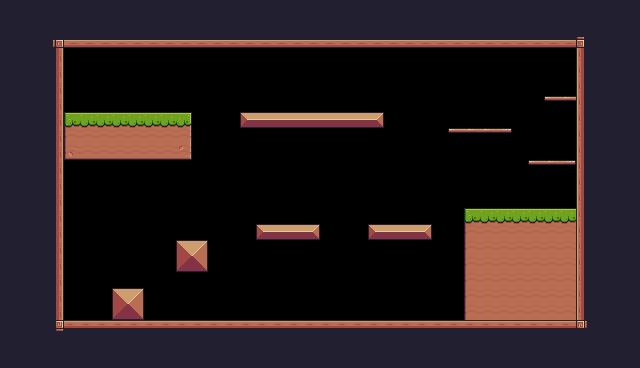

This game map was drawn from its Tiled (.tmx) file and the tilesets committed beside it. A one-line description and the full map source follow:
An orthogonal 40x23 tile map with 16x16 px tiles, 1 tile layer (Background) and 23 objects (3x Fruit, 3x platform, checkpoint, Rhino, Chicken, ...).

<map version="1.10" tiledversion="1.10.2" orientation="orthogonal" renderorder="right-down" width="40" height="23" tilewidth="16" tileheight="16" infinite="0" nextlayerid="6" nextobjectid="88">
 <tileset firstgid="1" source="PixelAdventure.tsx" />
 <layer id="1" name="Background" width="40" height="23">
  <properties>
   <property name="backgroundColor" value="Blue" />
  </properties>
  <data encoding="csv">
112,112,112,112,112,112,112,112,112,112,112,112,112,112,112,112,112,112,112,112,112,112,112,112,112,112,112,112,112,112,112,112,112,112,112,112,112,112,112,112,
112,112,112,112,112,112,112,112,112,112,112,112,112,112,112,112,112,112,112,112,112,112,112,112,112,112,112,112,112,112,112,112,112,112,112,112,112,112,112,112,
112,112,112,92,134,134,134,134,134,134,134,134,134,134,134,134,134,134,134,134,134,134,134,134,134,134,134,134,134,134,134,134,134,134,134,134,93,112,112,112,
112,112,112,113,0,0,0,0,0,0,0,0,0,0,0,0,0,0,0,0,0,0,0,0,0,0,0,0,0,0,0,0,0,0,0,0,111,112,112,112,
112,112,112,113,0,0,0,0,0,0,0,0,0,0,0,0,0,0,0,0,0,0,0,0,0,0,0,0,0,0,0,0,0,0,0,0,111,112,112,112,
112,112,112,113,0,0,0,0,0,0,0,0,0,0,0,0,0,0,0,0,0,0,0,0,0,0,0,0,0,0,0,0,0,0,0,0,111,112,112,112,
112,112,112,113,0,0,0,0,0,0,0,0,0,0,0,0,0,0,0,0,0,0,0,0,0,0,0,0,0,0,0,0,0,0,40,41,111,112,112,112,
112,112,112,113,7,8,8,8,8,8,8,9,0,0,0,13,14,14,14,14,14,14,14,15,0,0,0,0,0,0,0,0,0,0,0,0,111,112,112,112,
112,112,112,113,29,30,30,30,30,30,30,31,0,0,0,0,0,0,0,0,0,0,0,0,0,0,0,0,40,41,41,42,0,0,0,0,111,112,112,112,
112,112,112,113,51,52,52,52,52,52,52,53,0,0,0,0,0,0,0,0,0,0,0,0,0,0,0,0,0,0,0,0,0,0,0,0,111,112,112,112,
112,112,112,113,0,0,0,0,0,0,0,0,0,0,0,0,0,0,0,0,0,0,0,0,0,0,0,0,0,0,0,0,0,40,41,42,111,112,112,112,
112,112,112,113,0,0,0,0,0,0,0,0,0,0,0,0,0,0,0,0,0,0,0,0,0,0,0,0,0,0,0,0,0,0,0,0,111,112,112,112,
112,112,112,113,0,0,0,0,0,0,0,0,0,0,0,0,0,0,0,0,0,0,0,0,0,0,0,0,0,0,0,0,0,0,0,0,111,112,112,112,
112,112,112,113,0,0,0,0,0,0,0,0,0,0,0,0,0,0,0,0,0,0,0,0,0,0,0,0,0,7,8,8,8,8,8,8,111,112,112,112,
112,112,112,113,0,0,0,0,0,0,0,0,0,0,0,0,13,14,14,15,0,0,0,13,14,14,15,0,0,29,30,30,30,30,30,30,111,112,112,112,
112,112,112,113,0,0,0,0,0,0,0,36,37,0,0,0,0,0,0,0,0,0,0,0,0,0,0,0,0,29,30,30,30,30,30,30,111,112,112,112,
112,112,112,113,0,0,0,0,0,0,0,58,59,0,0,0,0,0,0,0,0,0,0,0,0,0,0,0,0,29,30,30,30,30,30,30,111,112,112,112,
112,112,112,113,0,0,0,0,0,0,0,0,0,0,0,0,0,0,0,0,0,0,0,0,0,0,0,0,0,29,30,30,30,30,30,30,111,112,112,112,
112,112,112,113,0,0,0,36,37,0,0,0,0,0,0,0,0,0,0,0,0,0,0,0,0,0,0,0,0,29,30,30,30,30,30,30,111,112,112,112,
112,112,112,113,0,0,0,58,59,0,0,0,0,0,0,0,0,0,0,0,0,0,0,0,0,0,0,0,0,29,30,30,30,30,30,30,111,112,112,112,
112,112,112,114,90,90,90,90,90,90,90,90,90,90,90,90,90,90,90,90,90,90,90,90,90,90,90,90,90,90,90,90,90,90,90,90,115,112,112,112,
112,112,112,112,112,112,112,112,112,112,112,112,112,112,112,112,112,112,112,112,112,112,112,112,112,112,112,112,112,112,112,112,112,112,112,112,112,112,112,112,
112,112,112,112,112,112,112,112,112,112,112,112,112,112,112,112,112,112,112,112,112,112,112,112,112,112,112,112,112,112,112,112,112,112,112,112,112,112,112,112
</data>
 </layer>
 <objectgroup id="4" name="SpawnPoints">
  <object id="59" type="checkpoint" x="64" y="48" width="64" height="64" />
  <object id="60" name="Strawberry" type="Fruit" x="544" y="64" width="32" height="32" />
  <object id="61" name="Rhino" type="Rhino" x="416" y="288" width="48" height="32">
   <properties>
    <property name="offNeg" type="float" value="18" />
    <property name="offPos" type="float" value="0" />
   </properties>
  </object>
  <object id="62" name="Chicken" type="Chicken" x="240" y="80" width="32" height="32">
   <properties>
    <property name="offNeg" type="float" value="0" />
    <property name="offPos" type="float" value="8" />
   </properties>
  </object>
  <object id="76" name="Cherries" type="Fruit" x="64" y="192" width="32" height="32" />
  <object id="78" name="Melon" type="Fruit" x="400" y="64" width="32" height="32" />
  <object id="79" name="Player" type="Player" x="64" y="288" width="32" height="32" />
  <object id="87" type="Saw" x="224" y="256" width="32" height="32">
   <properties>
    <property name="isVertical" type="bool" value="false" />
    <property name="offNeg" type="float" value="0" />
    <property name="offPos" type="float" value="0" />
   </properties>
  </object>
 </objectgroup>
 <objectgroup id="5" name="Collisions">
  <object id="63" type="platform" x="528" y="160" width="48" height="16" />
  <object id="64" type="platform" x="544" y="96" width="32" height="16" />
  <object id="65" type="platform" x="448" y="128" width="64" height="16" />
  <object id="68" x="464" y="208" width="112" height="112" />
  <object id="69" x="368" y="224" width="64" height="16" />
  <object id="70" x="256" y="224" width="64" height="16" />
  <object id="71" x="176" y="240" width="32" height="32" />
  <object id="72" x="112" y="288" width="32" height="32" />
  <object id="73" x="64" y="112" width="128" height="48" />
  <object id="74" x="240" y="112" width="144" height="16" />
  <object id="75" x="490.69" y="437.563" />
  <object id="80" x="48" y="320" width="544" height="16" />
  <object id="84" x="48" y="32" width="544" height="16" />
  <object id="85" x="48" y="48" width="16" height="272" />
  <object id="86" x="576" y="48" width="16" height="272" />
 </objectgroup>
</map>
